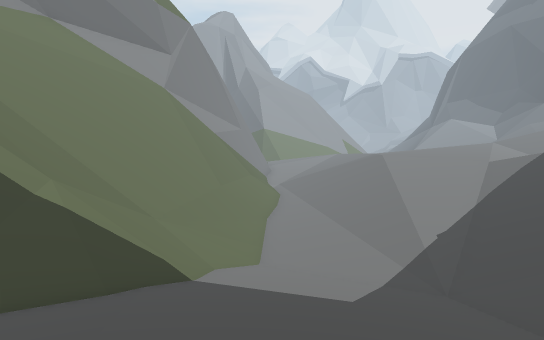
View 1 (above)

20 first-person views from a walk through a Unity game level. The camera is 1.5 m above the floor, tilts 6° down and sees 75° across. The floor is counted in squares, 2 m on a side. Each view is taken from the middle of a square. On the plan, view 1 faces up. The plan holds only what a view shows up to about 11 squares ahead; the rest is blank. The place goes on beyond the plan.

View 2
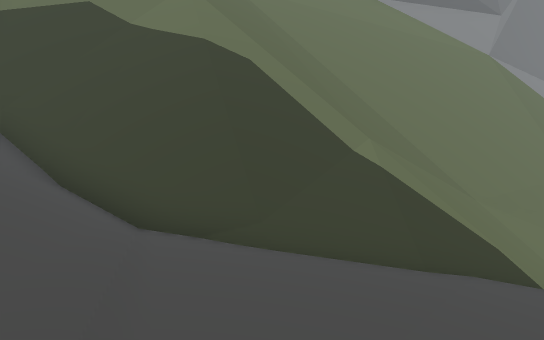

View 3
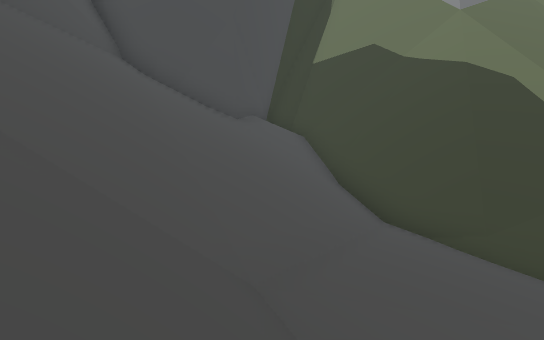

View 4
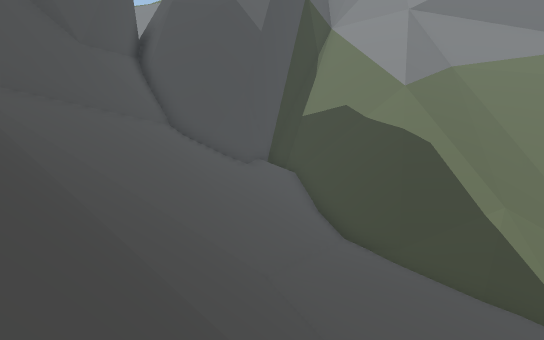

View 5
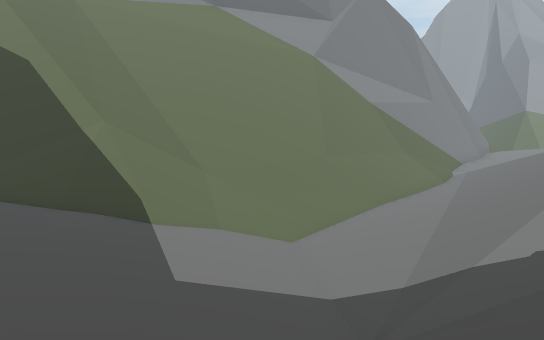

View 6
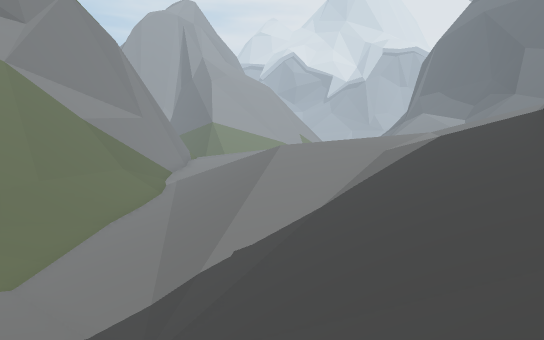

View 7
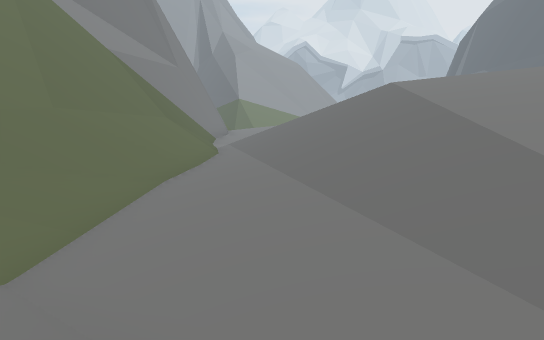

View 8
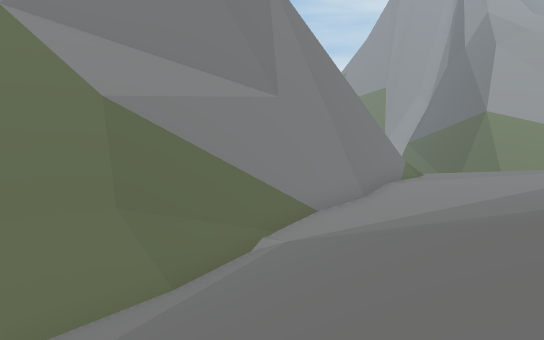

View 9
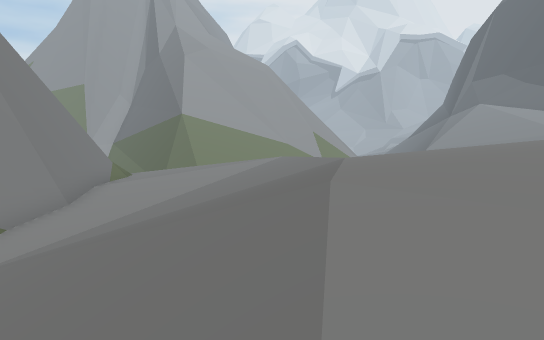

View 10
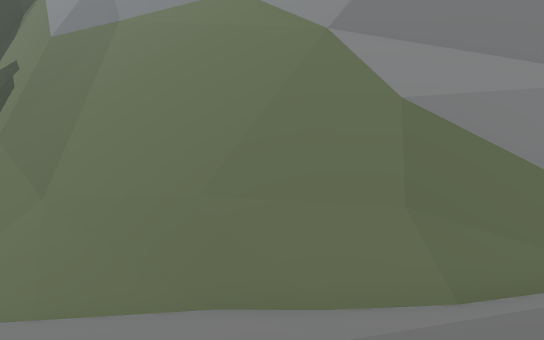

View 11
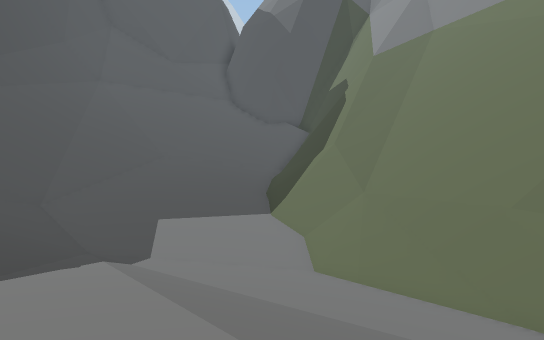

View 12
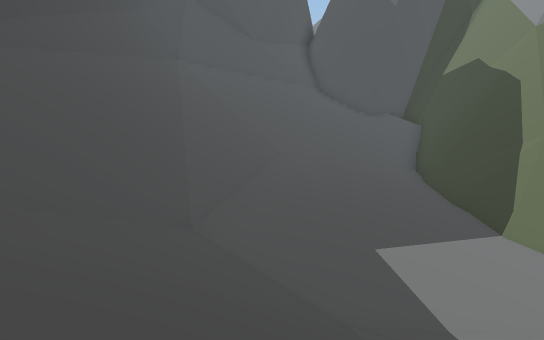

View 13
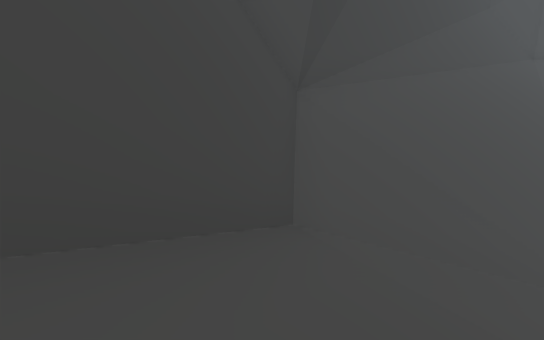

View 14
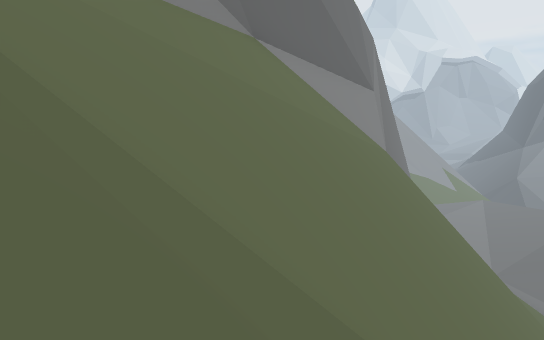

View 15
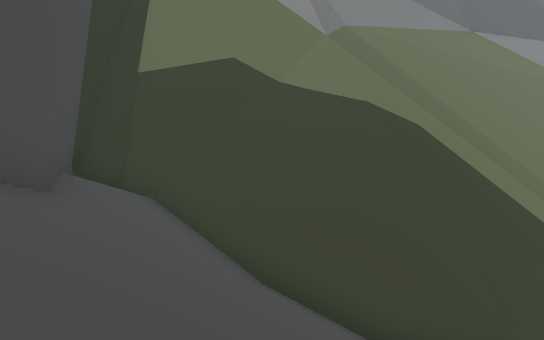

View 16
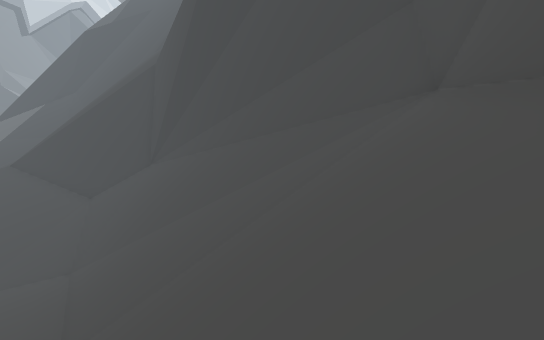

View 17
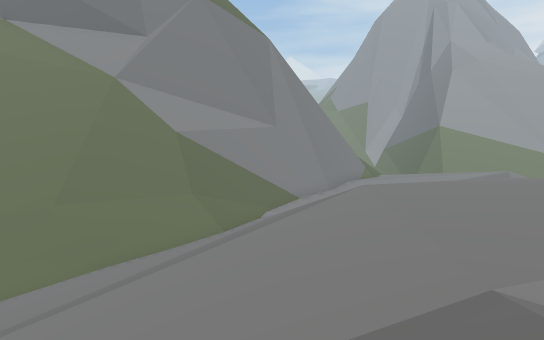

View 18
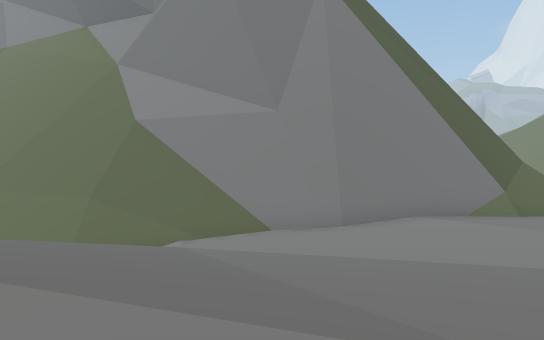

View 19
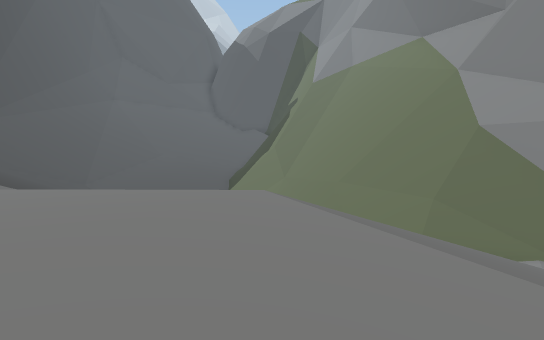

View 20
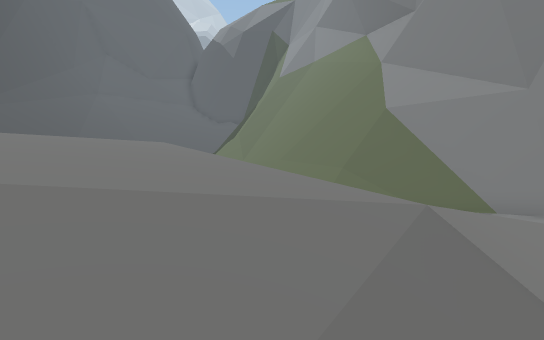

### Floor plan
Key: @ floor where view 1 was taken; # wall or solid block; . main floor; - floor 1.5 m lower than the main floor; : floor 1.75 m higher than the main floor; _ floor 3.25 m lower than the main floor; + floor 3.25 m higher than the main floor; / step, stairs or slope; = window, fence, low wall or low ledge; ^ raised ledge; v drop or lower ground.
Columns run from 11 left of view 1 to 9 right of it. Each row starts with its distance up from view 1.
 26         v #.....::
 25         v #.....::
 24         v #.....::///
 23         v #.....:::::
 22           #.....//+++
 21           #...////+++
 20        v  #-/////++++
 19        v ^#//////++++
 18      vvv ^=//////++++
 17      vv  ^=//////++++
 16     vv   ^//-/////++
 15    vvv ^^^/=-/////+++
 14    vv ^^^=#_-//////++
 13   vv^^^^=##_-////////
 12   v^^^=//=/_--///////
 11   ^^=//////__-///////
 10  ^==///////__-///////
  9 ^#////////___-///////
  8 ^/////////--__///////
  7  ^///=#///-----/////#
  6 ^^vvv=#//..----/////#
  5 ^#vv ##/.......////##
  4   ^^##.........////#
  3  ###=/.......//////#
  2 ##//////....//////##
  1 #////////////////##
  0 ###////////@////##
 -1   #////////////##
 -2   #//////////#^
 -3   ###///////#^
 -4     ##^###/#^
 -5          ^^^

Where each view was taken, in squares from view 1:
view 1: 0 up, 0 right, facing up
view 2: 1 up, 1 left, facing up-left
view 3: 1 up, 1 right, facing left
view 4: 1 up, 5 right, facing left
view 5: 4 up, 5 right, facing up-left
view 6: 3 up, 5 right, facing up
view 7: 7 up, 2 right, facing up
view 8: 15 up, 5 right, facing up-left
view 9: 15 up, 5 right, facing up
view 10: 15 up, 5 right, facing left
view 11: 15 up, 6 right, facing down-left
view 12: 9 up, 7 right, facing down-left
view 13: 8 up, 8 right, facing down
view 14: 7 up, 8 left, facing up
view 15: 1 down, 4 left, facing up-left
view 16: 2 down, 6 left, facing right
view 17: 11 up, 9 right, facing up-left
view 18: 22 up, 8 right, facing left
view 19: 21 up, 9 right, facing down-left
view 20: 24 up, 9 right, facing down-left
